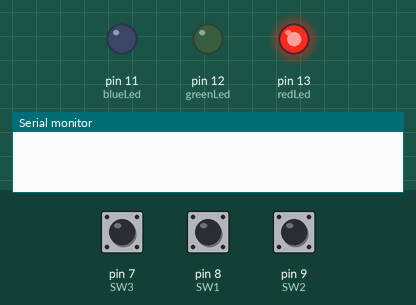
This sketch was run on a simulated Arduino Uno, built with avr-gcc and run on an emulated ATmega328P. Parts: output pins drawn as LEDs (lit = HIGH), the last lines printed to the serial monitor. The test bench sets the inputs (shaded band); at power-on: pin 7 (SW3) HIGH, pin 8 (SW1) HIGH, pin 9 (SW2) HIGH.

Above: at 1.2 s.
1.3 s: pin 7 (SW3) pulled LOW for 0.15 s
At 2.8 s:
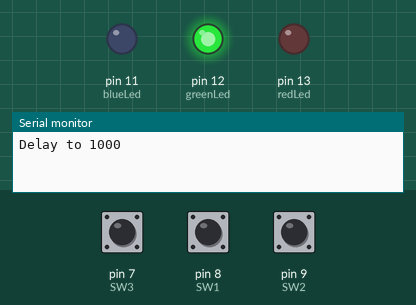
4.4 s: pin 7 (SW3) pulled LOW for 1 s
At 5.5 s:
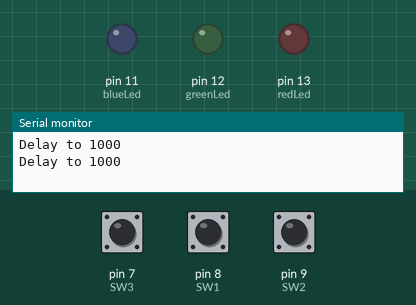
8.4 s: pin 7 (SW3) pulled LOW for 3.2 s
At 10.5 s:
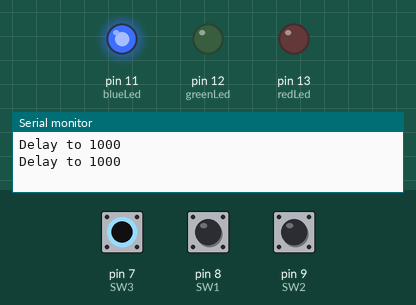
Timing chart, 0 to 20.6 s (numbered marks = the images above; inputs shaded):
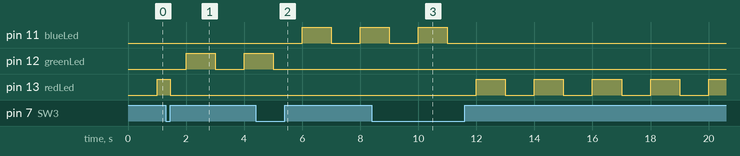

The sketch:

BlinkButtonToggle.ino
```cpp
#define SW1  8
#define SW2  9
#define SW3  7
#define redLed 13
#define greenLed 12
#define blueLed 11
#define bounceWait 200

unsigned long previousMillis = 0;        // will store last time LED was updated
unsigned long currentMillis = 0;
unsigned int interval = 1000;           // interval at which to blink (milliseconds)

boolean ledState = LOW;
boolean prev1 = LOW;
boolean prev2 = LOW;
boolean prev3 = LOW;
byte onLed = redLed;

void setup() {
  pinMode(redLed, OUTPUT);
  pinMode(greenLed, OUTPUT);
  pinMode(blueLed, OUTPUT);
  pinMode(SW1, INPUT_PULLUP);
  pinMode(SW2, INPUT_PULLUP);
  pinMode(SW3, INPUT_PULLUP);
  Serial.begin(9600);
}

boolean buttonCheck(byte swNum, boolean btnState, boolean btnStatePrev){
  int time = 0;
  if(btnState == HIGH && btnStatePrev == LOW && (currentMillis - time) > bounceWait) {
    if(swNum == 1){
      interval += 200;
    } else if(swNum == 2) {
      interval -= 200;
    } else if(swNum == 3){
      ledState = LOW;
      digitalWrite(onLed, ledState);
      onLed -= 1;
      if(onLed < blueLed) onLed = redLed;
    }
    interval = constrain(interval, 200, 2000);
    time = currentMillis;
    Serial.print("Delay to ");
    Serial.println(interval);
  }
  return btnState;
}

void loop() {
  currentMillis = millis();

  prev3 = buttonCheck(3, digitalRead(SW3), prev3);
  prev1 = buttonCheck(1, digitalRead(SW1), prev1);
  prev2 = buttonCheck(2, digitalRead(SW2), prev2);


  if (currentMillis - previousMillis >= interval) {
    previousMillis = currentMillis;
    digitalWrite(onLed, ledState=!ledState);
  }
}
```

Measured:
- after the input at 1.3 s, pin 12 (greenLed): LOW → HIGH after 0.70 s, → LOW 1.0 s later, → HIGH 1.0 s later
- after the input at 4.4 s, pin 11 (blueLed): LOW → HIGH after 1.6 s, → LOW 1.0 s later, → HIGH 1.0 s later; pin 12 (greenLed): goes on until 5.0 s, then stays LOW
- after the input at 8.4 s, pin 11 (blueLed): goes on until 11.0 s, then stays LOW; pin 13 (redLed): alternates HIGH for 1.0 s and LOW for 1.0 s, starting after 3.6 s
